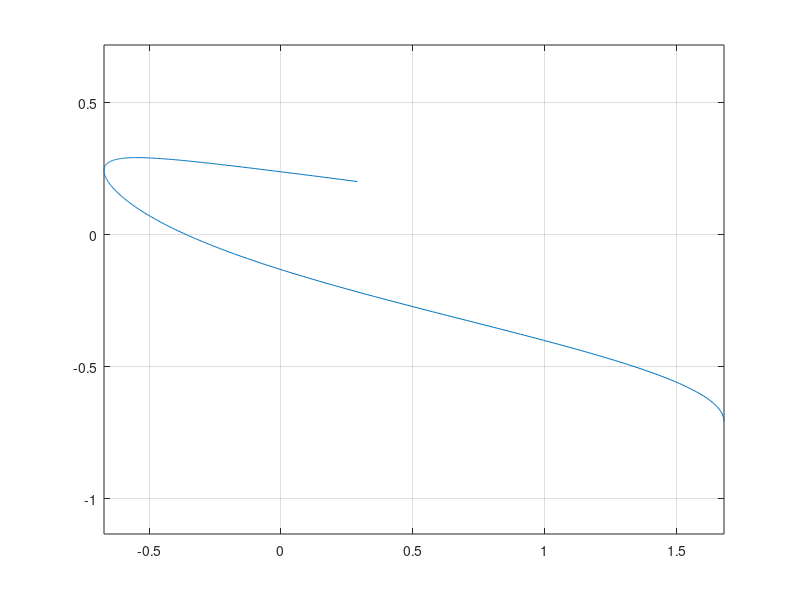
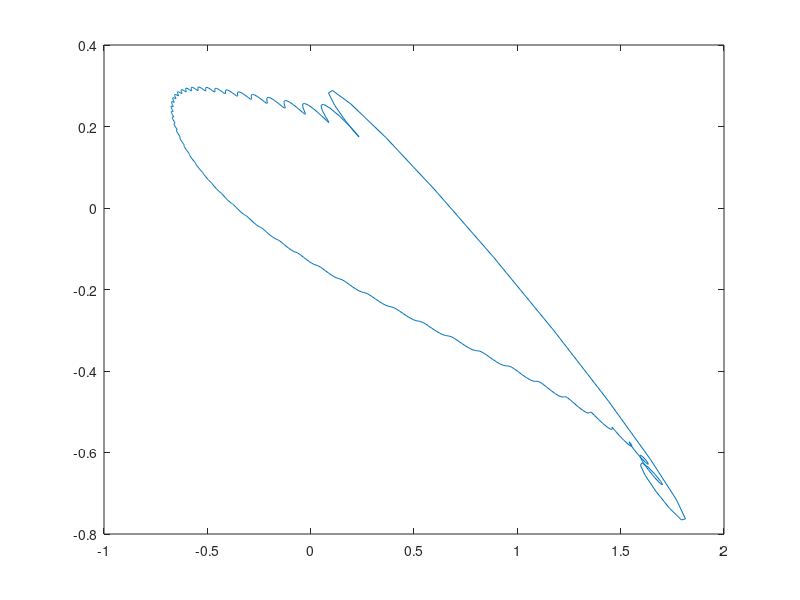

Write MATLAB code to recreate these figures, in order. (Note: this script raises an error after producing the figures.)
clc
clear
close all
%DO NOT CHANGE THE ENDTIME, since we assumed that the period of the figure is 1s
endtime = 1;
numpoints = 500;
% define function that creates your desired figure
t = linspace(0,endtime,numpoints);
Cordmat(:,2) = (sin(2*t));
Cordmat(:,1) = exp(cos(5*t));

% transfering the center of the figure to the origin so that C0 would be zero
Cordmat(:,2) = Cordmat(:,2)-mean(Cordmat (:,2));
Cordmat(:,1) = Cordmat(:,1)-mean(Cordmat (:,1));

plot(Cordmat (:,1), Cordmat (:,2));
grid on
axis equal
imgCord = Cordmat(:,2)*1i;
realCord = Cordmat(:,1);
Cord = realCord + imgCord;
deltaT = t(2)-t(1);

% K is number Fourier Coefficient 
%(fourier coeffs actually are 2K+1 because each periodic vector has a conjogate)
K = 50;
n = -K:1:K;
C =(exp(-n'*2*pi*1i*t)*Cord.*deltaT)/endtime;
vecorg = exp(n'*2*pi*1i*t);
F = C.'*vecorg;
figure
plot(real(F),imag(F))
figAx = gcf;
Ax = figAx.CurrentAxes;
axis equal
grid on
xylim = [Ax.XLim, Ax.YLim];
%%-----------------------------
ntF = C.*vecorg;
xnOriginP = 0;
ynOriginP = 0;
xnOriginN = 0;
ynOriginN = 0;
X = 0; Y = 0;
fig = figure('Name','Vectors');
figure(fig)
axis equal
for T = 1:length(ntF)
    % T = 1
    figure(fig)
    xnOriginP = 0;
    ynOriginP = 0;
    xnOriginN = 0;
    ynOriginN = 0;
    for m = K+1:length(C)-1
        % for positive coeficients
        x = [xnOriginN, xnOriginN+real(ntF(m,T))];
        y = [ynOriginN, ynOriginN+imag(ntF(m,T))];
        xnOriginP = x(2);
        ynOriginP = y(2);
        plot(x,y,'LineWidth',1.5)
        hold on
        % for negative coeficients
        x = [xnOriginP, xnOriginP+real(ntF(length(C)-m,T))];
        y = [ynOriginP, ynOriginP+imag(ntF(length(C)-m,T))];
        xnOriginN = x(2);
        ynOriginN = y(2);
        plot(x,y,'LineWidth',1.5)
        hold on
    end
    x = [xnOriginN, xnOriginN+real(ntF(m+1,T))];
    y = [ynOriginN, ynOriginN+imag(ntF(m+1,T))];
    plot(x,y,'LineWidth',1.5)
    hold on
    X(T) = x(2);
    Y(T) = y(2);
    plot(X,Y)
    hold on
    plot(x(2),y(2),'*')
    grid on
%     axis(xylim)
    axis equal
    set(gcf,'Position',[200 50 1000 600])
    hold off
end
